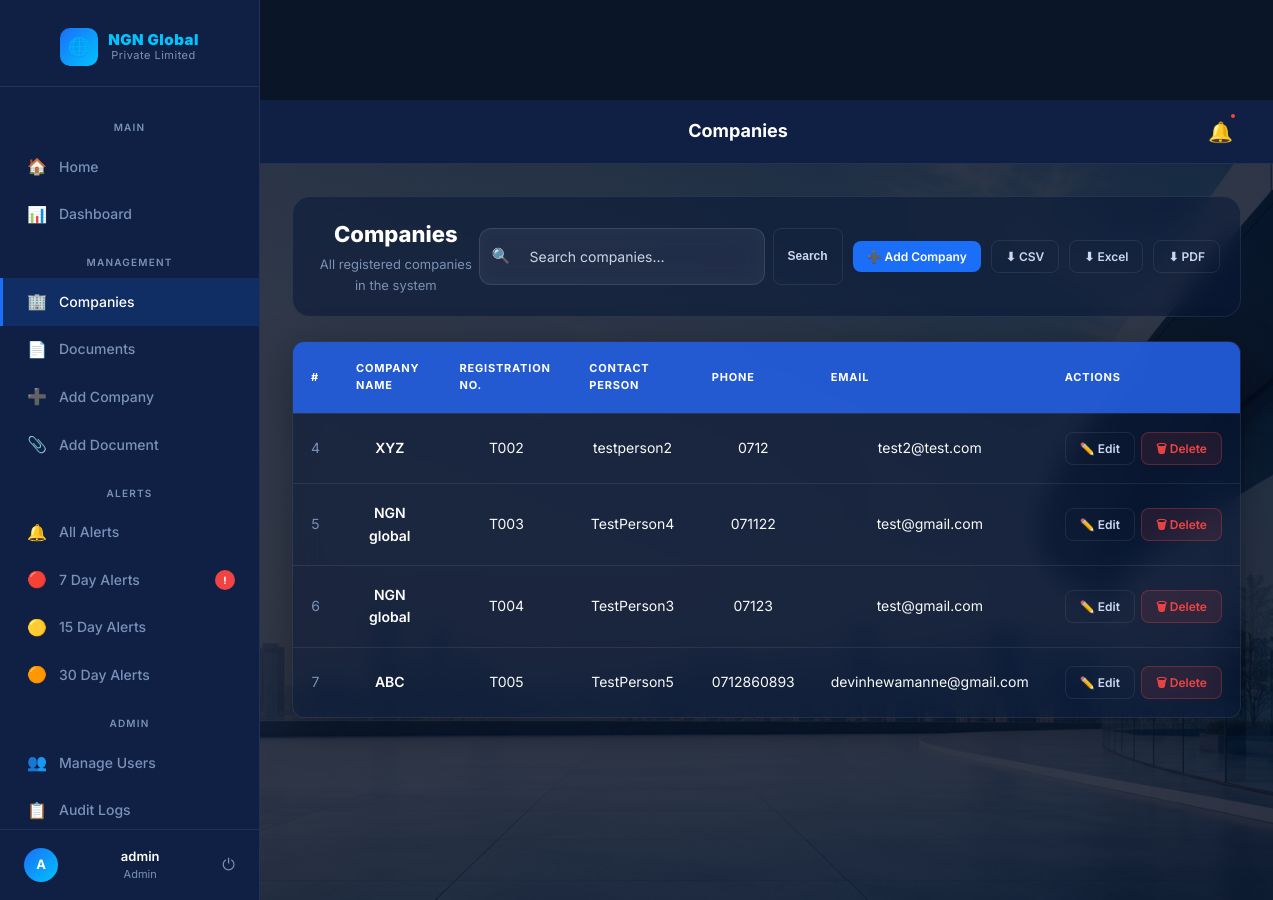
The app's page /companies (signed in), older data.
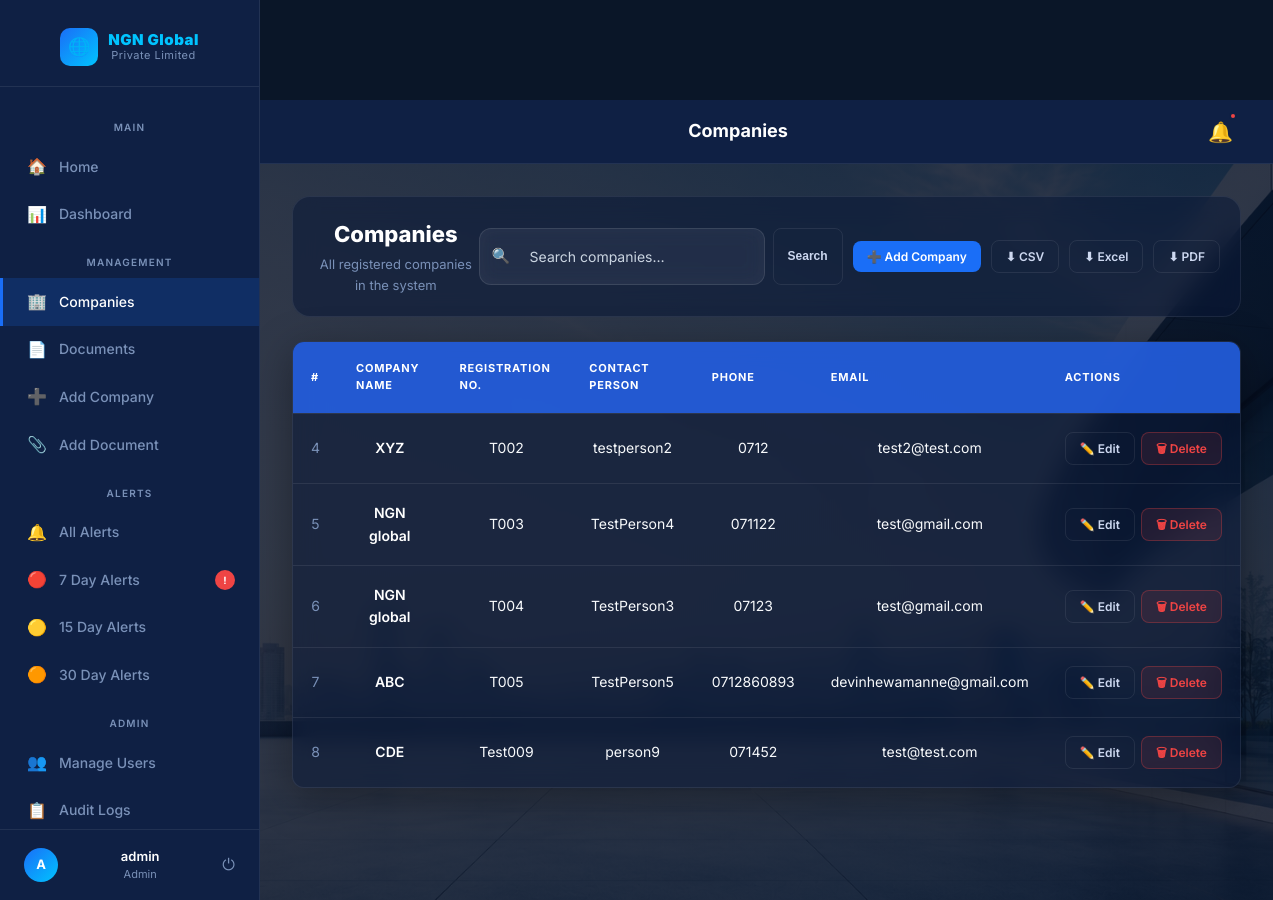
The same page, newer data.
### tables this page shows
CREATE TABLE companies (
    id INTEGER PRIMARY KEY AUTOINCREMENT,
    company_name TEXT NOT NULL,
    registration_number TEXT,
    address TEXT,
    contact_person TEXT,
    phone TEXT,
    email TEXT
);

### app.py (the view)
@app.route('/companies')
@login_required
def company_list():
    if 'user_id' not in session:
        return redirect('/login')
    search = request.args.get('search')
    conn = sqlite3.connect('company.db')
    cursor = conn.cursor()
    if search:
        cursor.execute(
            """
            SELECT *
            FROM companies
            WHERE company_name LIKE ?
            OR registration_number LIKE ?
            """,
            (
                '%' + search + '%',
                '%' + search + '%'
            )
        )
    else:
        cursor.execute(
            "SELECT * FROM companies"
        )
    companies = cursor.fetchall()
    conn.close()
    return render_template(
        'company_list.html',
        companies=companies
    )

### app.py (called while the page is built)
def login_required(f):
    @wraps(f)
    def decorated_function(*args, **kwargs):
        if 'user_id' not in session:
            return redirect('/login')
        return f(*args, **kwargs)
    return decorated_function

### templates/company_list.html (shortened to what this page needs)
{% extends 'base.html' %}
{% block topbar_title %}Companies{% endblock %}
{% block content %}
<div class="page-header">
  <div>
    <h1>Companies</h1>
    <p>All registered companies in the system</p>
  </div>
  <div style="display:flex;gap:10px;align-items:center">
    <form method="GET" action="/companies" style="display:flex;gap:8px">
      <div class="search-wrap">
        <span class="search-icon">🔍</span>
        <input type="text" name="search" class="form-control" placeholder="Search companies…" value="{{ request.args.get('search','') }}" style="width:260px"/>
      </div>
      <button type="submit" class="btn btn-outline btn-sm">Search</button>
    </form>
    <a href="/add-company" class="btn btn-primary btn-sm">➕ Add Company</a>
    <a href="/export_companies_csv" class="btn btn-outline btn-sm">⬇ CSV</a>
    <a href="/export_companies_excel" class="btn btn-outline btn-sm">⬇ Excel</a>
    <a href="/export_companies_pdf" class="btn btn-outline btn-sm">⬇ PDF</a>
  </div>
</div>
{% if companies %}
<div class="table-wrap">
  <table>
    <thead>
      <tr>
        <th>#</th>
        <th>Company Name</th>
        <th>Registration No.</th>
        <th>Contact Person</th>
        <th>Phone</th>
        <th>Email</th>
        <th>Actions</th>
      </tr>
    </thead>
    <tbody>
      {% for company in companies %}
      <tr>
        <td style="color:var(--muted)">{{ company[0] }}</td>
        <td><span class="company-name">{{ company[1] }}</span></td>
        <td>{{ company[2] }}</td>
        <td>{{ company[4] }}</td>
        <td>{{ company[5] }}</td>
        <td>{{ company[6] }}</td>
        <td>
          <div style="display:flex;gap:6px">
            {% if session.get('role') == 'admin' %}
            <a href="/edit-company/{{ company[0] }}" class="btn btn-outline btn-sm">✏️ Edit</a>
            <a href="/delete-company/{{ company[0] }}" class="btn btn-danger btn-sm" onclick="return confirm('Delete this company?')">🗑 Delete</a>
            {% endif %}
          </div>
        </td>
      </tr>
      {% endfor %}
    </tbody>
  </table>
</div>
{% endif %}
{% endblock %}

Row changes from the older to the newer data that the page shows:
added companies: id "8", company_name "CDE", registration_number "Test009", contact_person "person9", phone "071452", email "test@test.com"
